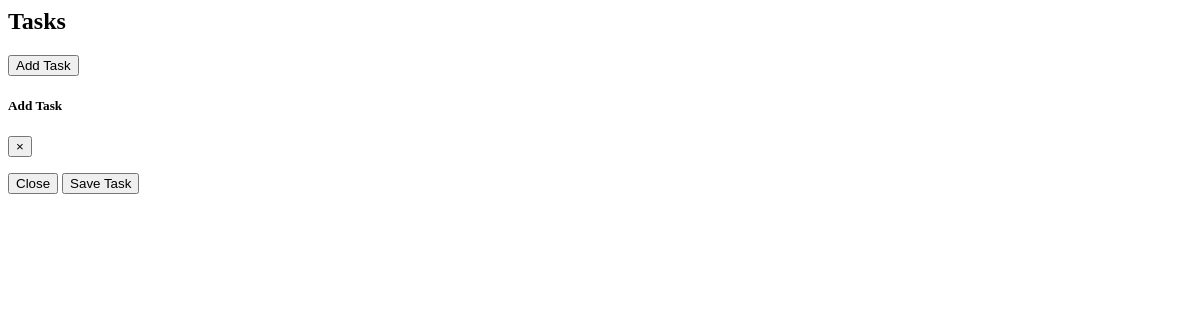
/tasks/task_list/ (signed in), run on an earlier commit of the app's database.
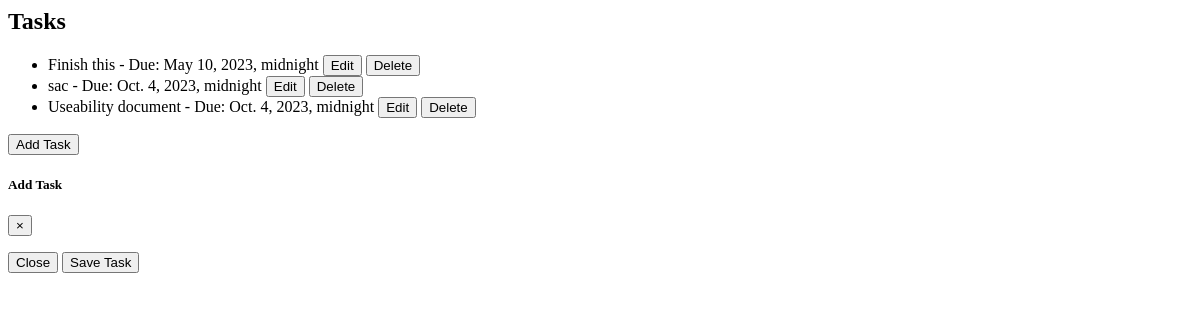
And on a later commit of the database.
### tasks/models.py (models this page shows, shortened)
class Task(models.Model):
    class Status(models.TextChoices):
        PENDING = 'pending', 'Pending'
        COMPLETED = 'completed', 'Completed'
    user = models.ForeignKey(User, on_delete=models.CASCADE, related_name='tasks')
    title = models.CharField(max_length=200)
    description = models.TextField(blank=True)
    created_at = models.DateTimeField(auto_now_add=True)
    due_date = models.DateTimeField(blank=True, null=True)
    status = models.CharField(max_length=10, choices=Status.choices, default=Status.PENDING)

### tasks/views.py (the view)
# urls.py: path('task_list/', views.task_list, name='add_task'),
@login_required
def task_list(request):
    tasks = Task.objects.filter(user=request.user)
    return render(request, 'tasks/tasks.html', {'tasks': tasks})

### tasks/templates/tasks/tasks.html (shortened to what this page needs)
<div>
        <h2>Tasks</h2>
        <ul>
            {% for task in tasks %}
            <li>
                {{ task.title }} - Due: {{ task.due_date }}
                <button class="btn btn-sm btn-primary editBtn" data-id="{{ task.id }}">Edit</button>
                <button class="btn btn-sm btn-danger deleteBtn" data-id="{{ task.id }}">Delete</button>
            </li>
        {% endfor %}
        </ul>
        <button type="button" class="btn btn-primary" data-toggle="modal" data-target="#addTaskModal">
            Add Task
        </button>
        <div class="modal fade" id="addTaskModal" tabindex="-1" role="dialog" aria-labelledby="addTaskModalLabel" aria-hidden="true">
            <div class="modal-dialog" role="document">
                <div class="modal-content">
                    <div class="modal-header">
                        <h5 class="modal-title" id="addTaskModalLabel">Add Task</h5>
                        <button type="button" class="close" data-dismiss="modal" aria-label="Close">
                            <span aria-hidden="true">&times;</span>
                        </button>
                    </div>
                    <div class="modal-footer">
                        <button type="button" class="btn btn-secondary" data-dismiss="modal">Close</button>
                        <button type="button" class="btn btn-primary" id="saveTaskBtn">Save Task</button>
                    </div>
                </div>
            </div>
        </div>

What changed in the data, as far as the page shows it:
added Task: title "Finish this", due_date "May 10, 2023, midnight"
added Task: title "sac", due_date "Oct. 4, 2023, midnight"
added Task: title "Useability document", due_date "Oct. 4, 2023, midnight"
